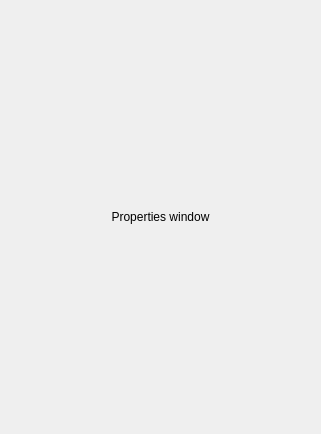
<?xml version="1.0" encoding="UTF-8"?>
<ui version="4.0">
 <class>PropertiesWindow</class>
 <widget class="QWidget" name="PropertiesWindow">
  <property name="geometry">
   <rect>
    <x>0</x>
    <y>0</y>
    <width>321</width>
    <height>434</height>
   </rect>
  </property>
  <property name="windowTitle">
   <string>Properties</string>
  </property>
  <layout class="QVBoxLayout" name="verticalLayout">
   <item>
    <widget class="QLabel" name="label">
     <property name="layoutDirection">
      <enum>Qt::LeftToRight</enum>
     </property>
     <property name="text">
      <string>Properties window</string>
     </property>
     <property name="alignment">
      <set>Qt::AlignCenter</set>
     </property>
    </widget>
   </item>
  </layout>
 </widget>
 <resources/>
 <connections/>
</ui>
